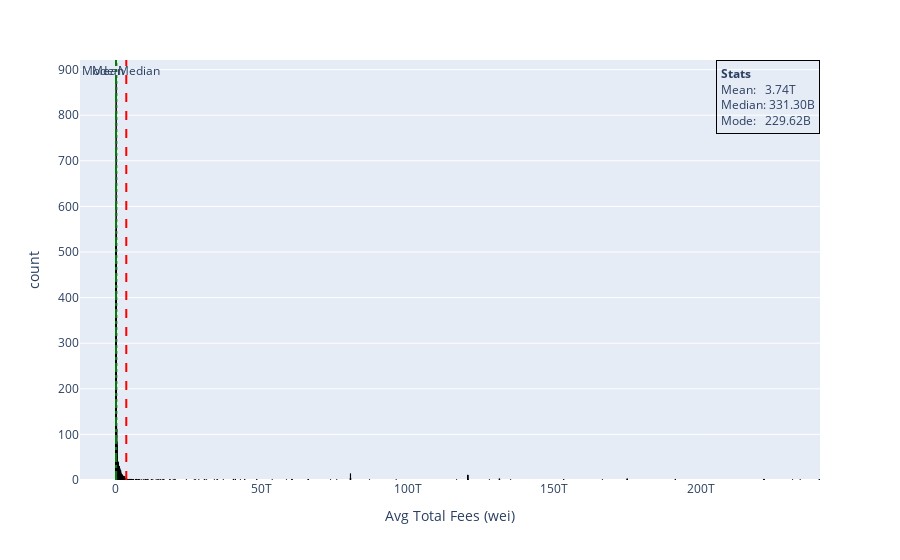

Notebook code for this chart:
### Code cell
mean_val = data["Avg Total Fees (wei)"].mean()
formatted_mean = format_short_scale(mean_val)
median_val = data["Avg Total Fees (wei)"].median()
formatted_median = format_short_scale(median_val)
mode_val = data["Avg Total Fees (wei)"].mode()[0]
formatted_mode = format_short_scale(mode_val)

fig = px.histogram(data, x="Avg Total Fees (wei)", nbins=10000,text_auto=True,
    # range_x=[0, 1e12]
)
fig.add_vline(x=mean_val,line_color="red",line_width=2,line_dash="dash",annotation_text="Mean",annotation_position="top left")
fig.add_vline(x=median_val,line_color="purple",line_width=2,line_dash="dot",annotation_text="Median",annotation_position="top right")
fig.add_vline(x=mode_val,line_color="green",line_width=2,line_dash="dashdot",annotation_text="Mode",annotation_position="top left")

fig.add_annotation(
    x=1,
    y=1,
    xref="paper",
    yref="paper",
    showarrow=False,
    align="left",
    bordercolor="black",
    borderwidth=1,
    borderpad=4,
    text=(
        f"<b>Stats</b><br>"
        f"Mean:   {formatted_mean}<br>"
        f"Median: {formatted_median}<br>"
        f"Mode:   {formatted_mode}"
    )
)
fig.update_traces(
    marker_line_width=1,
    marker_line_color="black"
)

fig.show()

### Figure 1 — Plotly figure (JSON) as saved in the notebook; plotly's stock layout.template omitted (floating-point values rounded to 4 significant figures; data arrays with more than 128 entries replaced by an {"elided": "..."} marker saying what was removed)
{"data": [{"alignmentgroup": "True", "bingroup": "x", "hovertemplate": "Avg Total Fees (wei)=%{x}<br>count=%{y}<extra></extra>", "legendgroup": "", "marker": {"color": "#636efa", "line": {"color": "black", "width": 1}, "pattern": {"shape": ""}}, "name": "", "nbinsx": 10000, "offsetgroup": "", "orientation": "v", "showlegend": false, "texttemplate": "%{value}", "type": "histogram", "x": {"elided": "3821 int values"}, "xaxis": "x", "yaxis": "y"}], "layout": {"annotations": [{"showarrow": false, "text": "Mean", "x": 3740000000000.0, "xanchor": "right", "xref": "x", "y": 1, "yanchor": "top", "yref": "y domain"}, {"showarrow": false, "text": "Median", "x": 331301479354, "xanchor": "left", "xref": "x", "y": 1, "yanchor": "top", "yref": "y domain"}, {"showarrow": false, "text": "Mode", "x": 229617597957, "xanchor": "right", "xref": "x", "y": 1, "yanchor": "top", "yref": "y domain"}, {"align": "left", "bordercolor": "black", "borderpad": 4, "borderwidth": 1, "showarrow": false, "text": "<b>Stats</b><br>Mean:   3.74T<br>Median: 331.30B<br>Mode:   229.62B", "x": 1, "xref": "paper", "y": 1, "yref": "paper"}], "barmode": "relative", "legend": {"tracegroupgap": 0}, "margin": {"t": 60}, "shapes": [{"line": {"color": "red", "dash": "dash", "width": 2}, "type": "line", "x0": 3740000000000.0, "x1": 3740000000000.0, "xref": "x", "y0": 0, "y1": 1, "yref": "y domain"}, {"line": {"color": "purple", "dash": "dot", "width": 2}, "type": "line", "x0": 331301479354, "x1": 331301479354, "xref": "x", "y0": 0, "y1": 1, "yref": "y domain"}, {"line": {"color": "green", "dash": "dashdot", "width": 2}, "type": "line", "x0": 229617597957, "x1": 229617597957, "xref": "x", "y0": 0, "y1": 1, "yref": "y domain"}], "xaxis": {"anchor": "y", "domain": [0, 1], "title": {"text": "Avg Total Fees (wei)"}}, "yaxis": {"anchor": "x", "domain": [0, 1], "title": {"text": "count"}}}}
